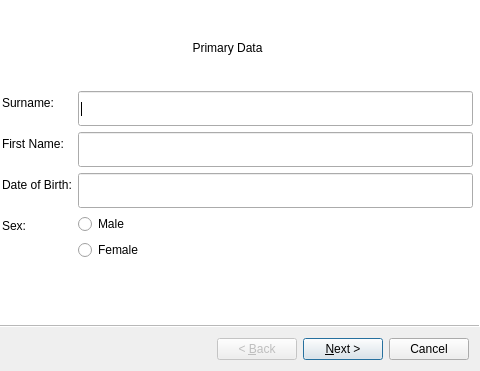
<?xml version="1.0" encoding="UTF-8"?>
<ui version="4.0">
 <class>Wizard</class>
 <widget class="QWizard" name="Wizard">
  <property name="geometry">
   <rect>
    <x>0</x>
    <y>0</y>
    <width>480</width>
    <height>371</height>
   </rect>
  </property>
  <property name="minimumSize">
   <size>
    <width>400</width>
    <height>100</height>
   </size>
  </property>
  <property name="windowTitle">
   <string>Wizard</string>
  </property>
  <property name="wizardStyle">
   <enum>QWizard::ModernStyle</enum>
  </property>
  <widget class="QWizardPage" name="wizardPage1">
   <widget class="QLabel" name="label">
    <property name="geometry">
     <rect>
      <x>120</x>
      <y>20</y>
      <width>211</width>
      <height>51</height>
     </rect>
    </property>
    <property name="text">
     <string>Primary Data</string>
    </property>
    <property name="alignment">
     <set>Qt::AlignCenter</set>
    </property>
   </widget>
   <widget class="QWidget" name="formLayoutWidget">
    <property name="geometry">
     <rect>
      <x>0</x>
      <y>89</y>
      <width>471</width>
      <height>231</height>
     </rect>
    </property>
    <layout class="QFormLayout" name="formLayout">
     <property name="labelAlignment">
      <set>Qt::AlignLeading|Qt::AlignLeft|Qt::AlignVCenter</set>
     </property>
     <property name="formAlignment">
      <set>Qt::AlignLeading|Qt::AlignLeft|Qt::AlignTop</set>
     </property>
     <item row="0" column="0">
      <widget class="QLabel" name="label_2">
       <property name="text">
        <string>Surname:</string>
       </property>
      </widget>
     </item>
     <item row="0" column="1">
      <widget class="QLineEdit" name="lineEdit">
       <property name="minimumSize">
        <size>
         <width>0</width>
         <height>35</height>
        </size>
       </property>
       <property name="maxLength">
        <number>42</number>
       </property>
      </widget>
     </item>
     <item row="1" column="0">
      <widget class="QLabel" name="label_4">
       <property name="text">
        <string>First Name:</string>
       </property>
      </widget>
     </item>
     <item row="1" column="1">
      <widget class="QLineEdit" name="lineEdit_2">
       <property name="minimumSize">
        <size>
         <width>0</width>
         <height>35</height>
        </size>
       </property>
       <property name="maxLength">
        <number>42</number>
       </property>
      </widget>
     </item>
     <item row="2" column="0">
      <widget class="QLabel" name="label_5">
       <property name="text">
        <string>Date of Birth:</string>
       </property>
      </widget>
     </item>
     <item row="2" column="1">
      <widget class="QLineEdit" name="lineEdit_3">
       <property name="minimumSize">
        <size>
         <width>0</width>
         <height>35</height>
        </size>
       </property>
       <property name="maxLength">
        <number>42</number>
       </property>
      </widget>
     </item>
     <item row="3" column="0">
      <widget class="QLabel" name="label_3">
       <property name="text">
        <string>Sex:</string>
       </property>
      </widget>
     </item>
     <item row="3" column="1">
      <layout class="QVBoxLayout" name="verticalLayout">
       <item>
        <widget class="QRadioButton" name="radioButton_2">
         <property name="text">
          <string>Male</string>
         </property>
        </widget>
       </item>
       <item>
        <widget class="QRadioButton" name="radioButton">
         <property name="text">
          <string>Female</string>
         </property>
        </widget>
       </item>
      </layout>
     </item>
    </layout>
   </widget>
  </widget>
  <widget class="QWizardPage" name="wizardPage2">
   <widget class="QLabel" name="label_10">
    <property name="geometry">
     <rect>
      <x>120</x>
      <y>10</y>
      <width>191</width>
      <height>51</height>
     </rect>
    </property>
    <property name="text">
     <string>Contact Data</string>
    </property>
    <property name="alignment">
     <set>Qt::AlignCenter</set>
    </property>
   </widget>
   <widget class="QWidget" name="formLayoutWidget_2">
    <property name="geometry">
     <rect>
      <x>10</x>
      <y>79</y>
      <width>451</width>
      <height>241</height>
     </rect>
    </property>
    <layout class="QFormLayout" name="formLayout_3">
     <item row="0" column="0">
      <widget class="QLabel" name="label_11">
       <property name="text">
        <string>Mobile Phone1:</string>
       </property>
      </widget>
     </item>
     <item row="4" column="0">
      <widget class="QLabel" name="label_12">
       <property name="text">
        <string>Residential Address</string>
       </property>
      </widget>
     </item>
     <item row="2" column="0">
      <widget class="QLabel" name="label_13">
       <property name="text">
        <string>Secondary Contact:</string>
       </property>
      </widget>
     </item>
     <item row="1" column="0">
      <widget class="QLabel" name="label_14">
       <property name="text">
        <string>Mobile Phone 2</string>
       </property>
      </widget>
     </item>
     <item row="3" column="0">
      <widget class="QLabel" name="label_15">
       <property name="text">
        <string>Email:</string>
       </property>
      </widget>
     </item>
     <item row="5" column="0">
      <widget class="QLabel" name="label_16">
       <property name="text">
        <string>Postal Address</string>
       </property>
      </widget>
     </item>
     <item row="0" column="1">
      <widget class="QLineEdit" name="lineEdit_7">
       <property name="minimumSize">
        <size>
         <width>0</width>
         <height>30</height>
        </size>
       </property>
      </widget>
     </item>
     <item row="1" column="1">
      <widget class="QLineEdit" name="lineEdit_8">
       <property name="minimumSize">
        <size>
         <width>0</width>
         <height>30</height>
        </size>
       </property>
      </widget>
     </item>
     <item row="3" column="1">
      <widget class="QLineEdit" name="lineEdit_9">
       <property name="minimumSize">
        <size>
         <width>0</width>
         <height>30</height>
        </size>
       </property>
      </widget>
     </item>
     <item row="2" column="1">
      <widget class="QLineEdit" name="lineEdit_10">
       <property name="minimumSize">
        <size>
         <width>0</width>
         <height>30</height>
        </size>
       </property>
      </widget>
     </item>
     <item row="4" column="1">
      <widget class="QLineEdit" name="lineEdit_11">
       <property name="minimumSize">
        <size>
         <width>0</width>
         <height>30</height>
        </size>
       </property>
      </widget>
     </item>
     <item row="5" column="1">
      <widget class="QLineEdit" name="lineEdit_12">
       <property name="minimumSize">
        <size>
         <width>0</width>
         <height>30</height>
        </size>
       </property>
      </widget>
     </item>
    </layout>
   </widget>
  </widget>
  <widget class="QWizardPage" name="wizardPage">
   <widget class="QLabel" name="label_17">
    <property name="geometry">
     <rect>
      <x>70</x>
      <y>30</y>
      <width>331</width>
      <height>41</height>
     </rect>
    </property>
    <property name="text">
     <string>Employment Data</string>
    </property>
    <property name="alignment">
     <set>Qt::AlignCenter</set>
    </property>
   </widget>
   <widget class="QWidget" name="formLayoutWidget_3">
    <property name="geometry">
     <rect>
      <x>10</x>
      <y>90</y>
      <width>451</width>
      <height>221</height>
     </rect>
    </property>
    <layout class="QFormLayout" name="formLayout_2">
     <item row="0" column="0">
      <widget class="QLabel" name="label_6">
       <property name="text">
        <string>Occupation</string>
       </property>
      </widget>
     </item>
     <item row="1" column="0">
      <widget class="QLabel" name="label_7">
       <property name="text">
        <string>Employer</string>
       </property>
      </widget>
     </item>
     <item row="3" column="0">
      <widget class="QLabel" name="label_8">
       <property name="text">
        <string>Monthly Income</string>
       </property>
      </widget>
     </item>
     <item row="4" column="0">
      <widget class="QLabel" name="label_9">
       <property name="text">
        <string>Occupation Address</string>
       </property>
      </widget>
     </item>
     <item row="2" column="0">
      <widget class="QLabel" name="label_18">
       <property name="text">
        <string>Highest Education</string>
       </property>
      </widget>
     </item>
     <item row="0" column="1">
      <widget class="QLineEdit" name="lineEdit_4">
       <property name="minimumSize">
        <size>
         <width>0</width>
         <height>30</height>
        </size>
       </property>
      </widget>
     </item>
     <item row="1" column="1">
      <widget class="QLineEdit" name="lineEdit_5">
       <property name="minimumSize">
        <size>
         <width>0</width>
         <height>30</height>
        </size>
       </property>
      </widget>
     </item>
     <item row="2" column="1">
      <widget class="QLineEdit" name="lineEdit_6">
       <property name="minimumSize">
        <size>
         <width>0</width>
         <height>30</height>
        </size>
       </property>
      </widget>
     </item>
     <item row="3" column="1">
      <widget class="QLineEdit" name="lineEdit_13">
       <property name="minimumSize">
        <size>
         <width>0</width>
         <height>30</height>
        </size>
       </property>
      </widget>
     </item>
     <item row="4" column="1">
      <widget class="QLineEdit" name="lineEdit_14">
       <property name="minimumSize">
        <size>
         <width>0</width>
         <height>30</height>
        </size>
       </property>
      </widget>
     </item>
    </layout>
   </widget>
  </widget>
  <widget class="QWizardPage" name="wizardPage_2">
   <widget class="QLabel" name="label_19">
    <property name="geometry">
     <rect>
      <x>90</x>
      <y>20</y>
      <width>311</width>
      <height>51</height>
     </rect>
    </property>
    <property name="text">
     <string>Family Data</string>
    </property>
    <property name="alignment">
     <set>Qt::AlignCenter</set>
    </property>
   </widget>
   <widget class="QWidget" name="formLayoutWidget_4">
    <property name="geometry">
     <rect>
      <x>10</x>
      <y>100</y>
      <width>451</width>
      <height>248</height>
     </rect>
    </property>
    <layout class="QFormLayout" name="formLayout_4">
     <property name="horizontalSpacing">
      <number>0</number>
     </property>
     <property name="verticalSpacing">
      <number>6</number>
     </property>
     <item row="0" column="1">
      <layout class="QVBoxLayout" name="verticalLayout_2">
       <item>
        <widget class="QRadioButton" name="radioButton_3">
         <property name="text">
          <string>RadioButton</string>
         </property>
        </widget>
       </item>
       <item>
        <widget class="QRadioButton" name="radioButton_4">
         <property name="text">
          <string>RadioButton</string>
         </property>
        </widget>
       </item>
      </layout>
     </item>
     <item row="1" column="0">
      <widget class="QLabel" name="label_21">
       <property name="text">
        <string>Spouse:</string>
       </property>
      </widget>
     </item>
     <item row="2" column="0">
      <widget class="QLabel" name="label_22">
       <property name="text">
        <string>Next Of Kin:</string>
       </property>
      </widget>
     </item>
     <item row="3" column="0">
      <widget class="QLabel" name="label_24">
       <property name="text">
        <string>Next of Kin Relation</string>
       </property>
      </widget>
     </item>
     <item row="4" column="0">
      <widget class="QLabel" name="label_25">
       <property name="text">
        <string>Next of Kin Contact:</string>
       </property>
      </widget>
     </item>
     <item row="5" column="0">
      <widget class="QLabel" name="label_23">
       <property name="text">
        <string>Number of Children:</string>
       </property>
      </widget>
     </item>
     <item row="0" column="0">
      <widget class="QLabel" name="label_20">
       <property name="text">
        <string>Married</string>
       </property>
      </widget>
     </item>
     <item row="1" column="1">
      <widget class="QLineEdit" name="lineEdit_15">
       <property name="minimumSize">
        <size>
         <width>0</width>
         <height>30</height>
        </size>
       </property>
      </widget>
     </item>
     <item row="2" column="1">
      <widget class="QLineEdit" name="lineEdit_16">
       <property name="minimumSize">
        <size>
         <width>0</width>
         <height>30</height>
        </size>
       </property>
      </widget>
     </item>
     <item row="3" column="1">
      <widget class="QLineEdit" name="lineEdit_17">
       <property name="minimumSize">
        <size>
         <width>0</width>
         <height>30</height>
        </size>
       </property>
      </widget>
     </item>
     <item row="4" column="1">
      <widget class="QLineEdit" name="lineEdit_18">
       <property name="minimumSize">
        <size>
         <width>0</width>
         <height>30</height>
        </size>
       </property>
      </widget>
     </item>
     <item row="5" column="1">
      <widget class="QLineEdit" name="lineEdit_19">
       <property name="minimumSize">
        <size>
         <width>0</width>
         <height>30</height>
        </size>
       </property>
      </widget>
     </item>
    </layout>
   </widget>
  </widget>
 </widget>
 <tabstops>
  <tabstop>lineEdit</tabstop>
  <tabstop>lineEdit_2</tabstop>
  <tabstop>lineEdit_3</tabstop>
 </tabstops>
 <resources/>
 <connections/>
</ui>
